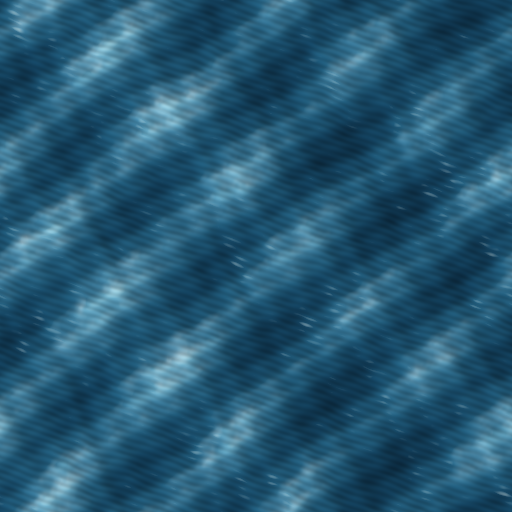
#> input picture app/src/main/assets/gfx/terrain_naval.png, 512 x 512 px
$ python sea_texture.py
#> lines starting #> are read from the running program, lines starting #| are printed output that depends on the picture
#!/usr/bin/env python3
"""Naval sea-texture regression checks.

Regenerates the procedural sea height field from tools/gen_terrain.py's exact
formula and asserts the properties the runtime depends on. The runtime tiles
terrain_naval.png every 110 m (SceneryArt.kt), so a non-tileable edge is a
visible seam in every naval level.

Run:
    python3 checks/sea_texture.py
Requires numpy. Pillow is optional: without it the shipped-PNG checks are
skipped and only the formula-level checks run.
"""
import pathlib
import sys

import numpy as np

ROOT = pathlib.Path(__file__).resolve().parents[1]
S = 512  # gen_terrain.S

# Thresholds are asserted against measured interior detail rather than magic
# numbers, so a legitimate re-tune of the texture does not need a code change.
SEAM_RATIO_MAX = 1.60   # wrap step vs interior step in the 2x2 tiling
FOAM_MIN_PCT = 0.30     # whitecap pixel coverage in the rendered sheet
FOAM_MAX_PCT = 12.0
LUMA_SPAN_MIN = 110.0   # crest-to-trough dynamic range, 0..255
GLINT_MIN_PCT = 1.0
GLINT_MAX_PCT = 25.0


def fbm(size, period, octaves, r, gain=0.5, lac=2.0):
    """Copy of texlib.fbm (tileable value noise)."""
    total = np.zeros((size, size), np.float32)
    amp, norm, p = 1.0, 0.0, float(period)
    for _ in range(octaves):
        p = int(p)
        g = r.random((p, p)).astype(np.float32)
        x = np.linspace(0.0, p, size, endpoint=False).astype(np.float32)
        xi = np.floor(x).astype(np.int32)
        xf = x - xi
        xs = xf * xf * (3.0 - 2.0 * xf)
        i0, i1 = xi % p, (xi + 1) % p
        a = g[:, i0] * (1.0 - xs) + g[:, i1] * xs
        b = a[i0, :] * (1.0 - xs)[:, None] + a[i1, :] * xs[:, None]
        total += amp * b
        norm += amp
        amp *= gain
        p *= lac
        if p > size:
            p = size
    return total / max(norm, 1e-6)


def blur_wrap(h, radius=1):
    k = np.ones(2 * radius + 1, np.float32) / (2 * radius + 1)
    pad = np.concatenate([h[-radius:], h, h[:radius]], axis=0)
    out = np.apply_along_axis(lambda m: np.convolve(m, k, mode="valid"), 0, pad)
    pad = np.concatenate([out[:, -radius:], out, out[:, :radius]], axis=1)
    return np.apply_along_axis(lambda m: np.convolve(m, k, mode="valid"), 1, pad).astype(np.float32)


def cross_blur(h, radius=1):
    """Separable wrap blur, applied one axis at a time.

    Needed because texlib.blur_wrap pads a fixed radius and an odd kernel can
    leave a residual step across the wrap on a high-frequency field.
    """
    k = np.ones(2 * radius + 1, np.float32) / (2 * radius + 1)
    rows = np.zeros_like(h, dtype=np.float32)
    for i in range(h.shape[0]):
        rows[i] = np.convolve(np.concatenate([h[i, -radius:], h[i], h[i, :radius]]), k, mode="valid")
    cols = np.zeros_like(rows, dtype=np.float32)
    for j in range(h.shape[1]):
        cols[:, j] = np.convolve(np.concatenate([rows[-radius:, j], rows[:, j], rows[:radius, j]]), k, mode="valid")
    return cols.astype(np.float32)


def grad(h):
    """Central differences with periodic wrap, matching texlib.grad."""
    gx = (np.roll(h, -1, axis=1) - np.roll(h, 1, axis=1)) * 0.5
    gy = (np.roll(h, -1, axis=0) - np.roll(h, 1, axis=0)) * 0.5
    return gx, gy


def tile_step(a):
    """Per-axis wrap discontinuity, relative to that axis's own interior detail.

    This is the metric the runtime actually exhibits: SceneryArt repeats the
    sheet with TileMode.REPEAT, so a wrap discontinuity becomes a visible line.
    Each axis is compared against its OWN interior adjacent-pixel step, because
    the sea field is deliberately anisotropic (more chop across x than along
    y); comparing the y wrap against the x interior step would score a
    legitimately high-frequency y gradient as a seam.
    """
    gray = a if a.ndim == 2 else a.mean(axis=2)
    h, w = gray.shape
    big = np.tile(gray, (2, 2))
    int_x = float(np.abs(np.diff(big, axis=1)).mean())
    int_y = float(np.abs(np.diff(big, axis=0)).mean())
    vert = float(np.abs(big[:, w - 1] - big[:, w]).mean())   # x wrap
    horz = float(np.abs(big[h - 1, :] - big[h, :]).mean())   # y wrap
    return (vert / max(int_x, 1e-9), horz / max(int_y, 1e-9),
            (int_x + int_y) * 0.5, vert, horz)


def shade(h, strength, light, ambient, diffuse):
    gx, gy = grad(h)
    nx, ny, nz = -gx * strength, -gy * strength, np.ones_like(h)
    inv = 1.0 / np.sqrt(nx * nx + ny * ny + nz * nz)
    lx, ly, lz = light
    ln = (lx * lx + ly * ly + lz * lz) ** 0.5
    d = ((nx * lx + ny * ly + nz * lz) * inv / ln).clip(0.0, 1.0)
    return (ambient + diffuse * d).astype(np.float32)


def ramp(t, stops):
    t = np.clip(np.asarray(t, np.float32), 0.0, 1.0)
    out = np.zeros(t.shape + (3,), np.float32)
    out[...] = np.asarray(stops[0][1], np.float32)
    for i in range(len(stops) - 1):
        p0, c0 = stops[i]
        p1, c1 = stops[i + 1]
        m = (t >= p0) & (t <= p1)
        if not m.any():
            continue
        k = ((t[m] - p0) / max(p1 - p0, 1e-6))[:, None]
        out[m] = np.asarray(c0, np.float32) * (1 - k) + np.asarray(c1, np.float32) * k
    out[t >= stops[-1][0]] = np.asarray(stops[-1][1], np.float32)
    return out


def tint(rgb, color, amount):
    a = np.asarray(amount, np.float32)[..., None]
    return rgb * (1 - a) + np.asarray(color, np.float32) * a


def build_field():
    """Mirror of gen_terrain.naval()'s height block, sharing the RNG order."""
    r = np.random.default_rng(20240902)
    yy, xx = np.meshgrid(np.arange(S), np.arange(S), indexing="ij")
    wa = (fbm(S, 4, 3, r) - 0.5) * 26.0
    wb = (fbm(S, 8, 3, r) - 0.5) * 14.0
    wc = (fbm(S, 16, 2, r) - 0.5) * 8.0

    def tile_sine(cycles, ax, ay, phase=0.0):
        return np.sin(2 * np.pi * (ax * xx + ay * yy) * cycles / S + phase)

    swell = tile_sine(4, 1, 1, wa * 0.07) * 1.00
    swell += tile_sine(2, 1, -1, wb * 0.09) * 0.55
    swell += tile_sine(1, 1, 0, wc * 0.05) * 0.34
    chop = tile_sine(11, 1, 2, wa * 0.30) * 0.22
    chop += tile_sine(7, 2, -1, wb * 0.35) * 0.15
    chop += tile_sine(23, 1, -3, wc * 0.55) * 0.07
    micro = (fbm(S, 32, 3, r) - 0.5) * 0.12
    return r, blur_wrap(swell + chop + micro, 1)


def render(h, r):
    """Mirror of gen_terrain.naval()'s shading block."""
    lit = shade(h, 3.0, (-0.55, 0.5, 0.62), 0.46, 0.80)
    depth = ((h - h.min()) / (h.max() - h.min())).clip(0, 1)
    rgb = ramp(depth, [(0.0, (12, 44, 66)), (0.28, (20, 66, 94)),
                       (0.52, (32, 88, 118)), (0.74, (58, 118, 148)),
                       (0.90, (96, 158, 184)), (1.0, (150, 202, 218))])
    gx, gy = grad(h)
    slope = gx * 0.6 + gy * 0.5
    steep = np.clip((slope - np.percentile(slope, 60.0)) * 3.0 + 0.30, 0, 1)
    crest = np.clip((depth - np.percentile(depth, 60.0)) * 3.0, 0, 1)
    foam = steep * crest * np.clip((fbm(S, 32, 3, r) - 0.35) * 2.5, 0, 1)
    rgb = tint(rgb, (228, 242, 246), np.clip(foam * 0.9, 0, 1))
    glint = np.clip((lit - np.percentile(lit, 93.0)) * 8.0, 0, 1) * np.clip(
        (fbm(S, 32, 2, r) - 0.52) * 3.5, 0, 1)
    out = rgb * lit[..., None]
    out = tint(out, (242, 248, 240), np.clip(glint * 0.6, 0, 1))
    return np.clip(out, 0, 255), foam, glint


def main():
    fails = []

    def check(name, ok, detail):
        print(("PASS " if ok else "FAIL ") + name + ("" if ok else ": " + detail))
        if not ok:
            fails.append(name)

    r, h = build_field()

    # 1) The height field must wrap without a seam. The generator's integer
    #    cycle counts make this exact; assert it so a future non-integer period
    #    is caught at generation time instead of on a device.
    vv, hh, interior, vert, horz = tile_step(h)
    check(
        "sea height field wraps without a seam (2x2 tiling)",
        max(vv, hh) <= SEAM_RATIO_MAX,
        f"vert={vv:.2f}x horz={hh:.2f}x (max {SEAM_RATIO_MAX:.2f}x); "
        f"vert_step={vert:.4f} horz_step={horz:.4f} interior={interior:.4f}",
    )

    sheet, foam, glint = render(h, r)

    # 2) Whitecaps must actually appear. The original (grad*3.2 - 0.90) gate
    #    measured 0.000% coverage, i.e. the foam layer never rendered at all.
    foam_pct = float((foam > 0.25).mean() * 100)
    check(
        "whitecaps render inside a visible-but-sparse band",
        FOAM_MIN_PCT <= foam_pct <= FOAM_MAX_PCT,
        f"foam={foam_pct:.3f}% outside [{FOAM_MIN_PCT}, {FOAM_MAX_PCT}]%",
    )

    # 3) The palette must be able to reach foam-white. The old ramp topped out
    #    at luma 115, so no tint could produce a visible whitecap.
    luma = sheet.mean(axis=2)
    span = float(luma.max() - luma.min())
    check(
        "sea sheet has crest-to-trough dynamic range",
        span >= LUMA_SPAN_MIN,
        f"luma span={span:.0f} (min {luma.min():.0f} max {luma.max():.0f}), need >= {LUMA_SPAN_MIN:.0f}",
    )

    # 4) Sun glint should be a highlight, not a wash and not absent.
    glint_pct = float((glint > 0).mean() * 100)
    check(
        "sun glint coverage stays in a highlight band",
        GLINT_MIN_PCT <= glint_pct <= GLINT_MAX_PCT,
        f"glint={glint_pct:.3f}% outside [{GLINT_MIN_PCT}, {GLINT_MAX_PCT}]%",
    )

    # 5) The shipped PNG must match the formula (no stale asset) and must tile
    #    cleanly at the pixel level.
    png = ROOT / "app/src/main/assets/gfx/terrain_naval.png"
    try:
        from PIL import Image
    except ImportError:
        print("SKIP shipped-PNG checks (Pillow unavailable)")
        Image = None
    if Image is not None and png.is_file():
        arr = np.asarray(Image.open(png).convert("RGB")).astype(np.float32)
        svv, shh, _, _, _ = tile_step(arr)
#> in tile_step (call 2), `gray = a if a.ndim == 2 else a.mean(axis=2)`:
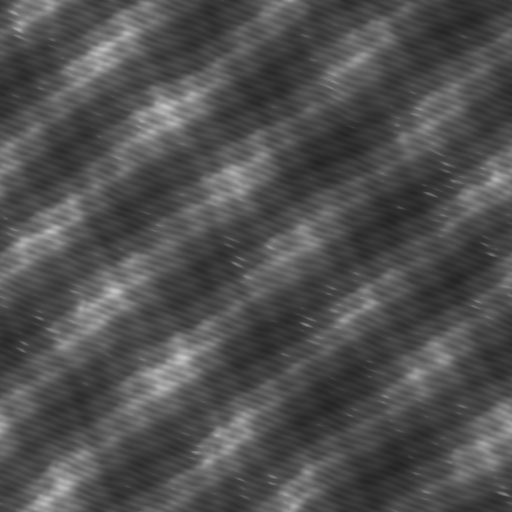
#> gray: shape (512, 512) float32; min 34.67, max 199.3, mean 80.5
#> in tile_step (call 2), `big = np.tile(gray, (2, 2))`:
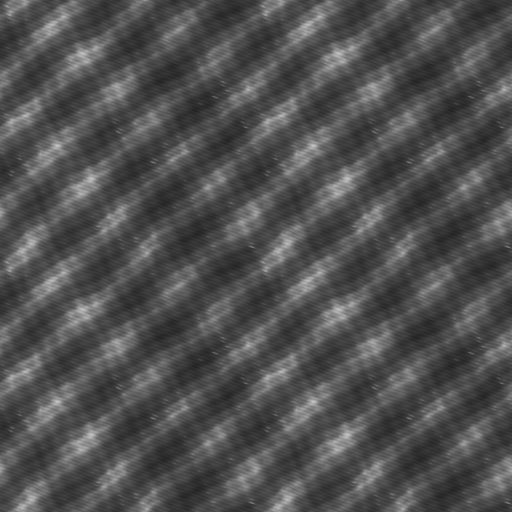
#> big: shape (1024, 1024) float32 (shown at 1/2 size); min 34.67, max 199.3, mean 80.5
#> in tile_step (call 2), `int_x = float(np.abs(np.diff(big, axis=1)).mean())`: int_x = 1.61
#> in tile_step (call 2), `int_y = float(np.abs(np.diff(big, axis=0)).mean())`: int_y = 3.37
#> in tile_step (call 2), `vert = float(np.abs(big[:, w - 1] - big[:, w]).mean())`: vert = 1.61
#> in tile_step (call 2), `horz = float(np.abs(big[h - 1, :] - big[h, :]).mean())`: horz = 3.28
#> svv = 0.997; shh = 0.974
        check(
            "shipped terrain_naval.png tiles without a seam",
            max(svv, shh) <= SEAM_RATIO_MAX,
            f"vert={svv:.2f}x horz={shh:.2f}x (max {SEAM_RATIO_MAX:.2f}x)",
        )
        ship_luma = arr.mean(axis=2)
        ship_span = float(ship_luma.max() - ship_luma.min())
#> ship_span = 164.7
        check(
            "shipped terrain_naval.png has the same dynamic range",
            abs(ship_span - span) <= 25.0,
            f"shipped span={ship_span:.0f} vs formula {span:.0f}",
        )
    elif Image is not None:
        print("SKIP shipped-PNG checks (terrain_naval.png missing)")

    print(f"\nmeasured: height-wrap vert={vv:.2f}x horz={hh:.2f}x  foam={foam_pct:.3f}%  "
          f"glint={glint_pct:.3f}%  luma_span={span:.0f}")
    if fails:
        raise SystemExit(f"{len(fails)} sea texture check(s) failed: {', '.join(fails)}")
    print("ALL SEA TEXTURE CHECKS PASS")


if __name__ == "__main__":
    sys.exit(main())
#> (the program exits here)
